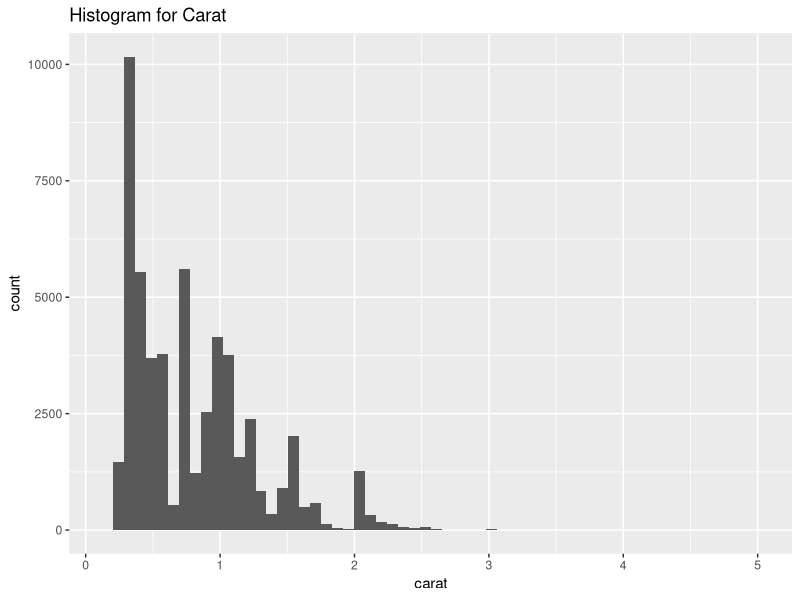
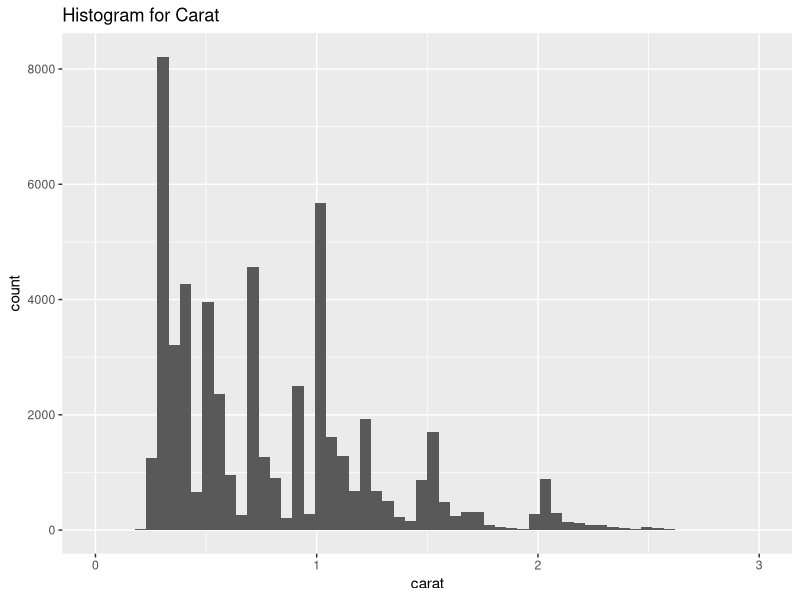
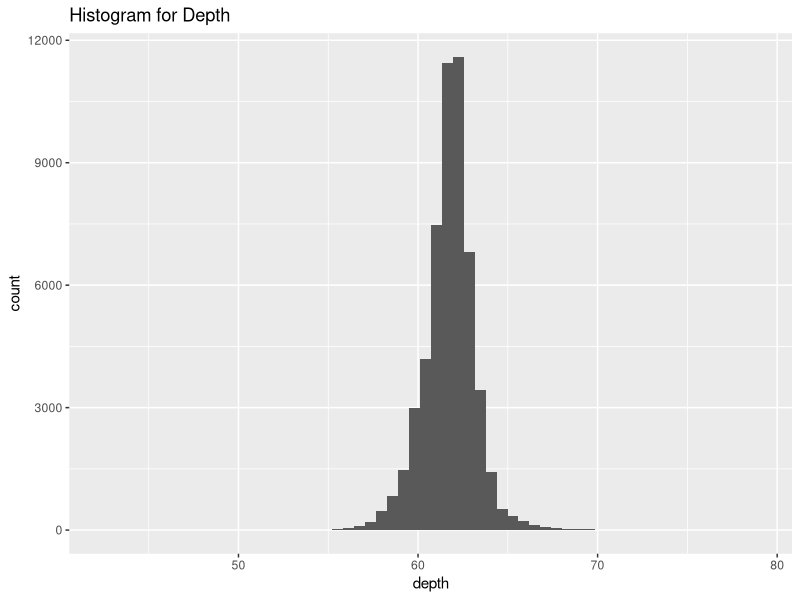
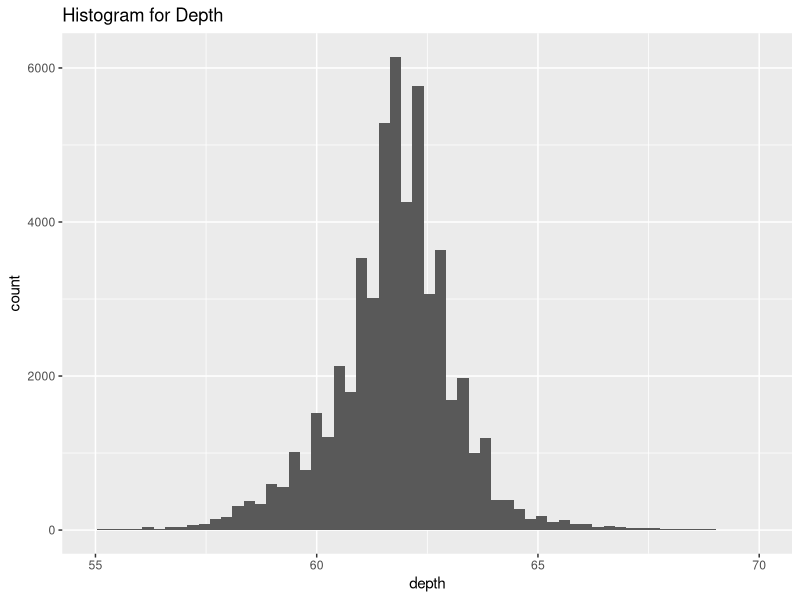
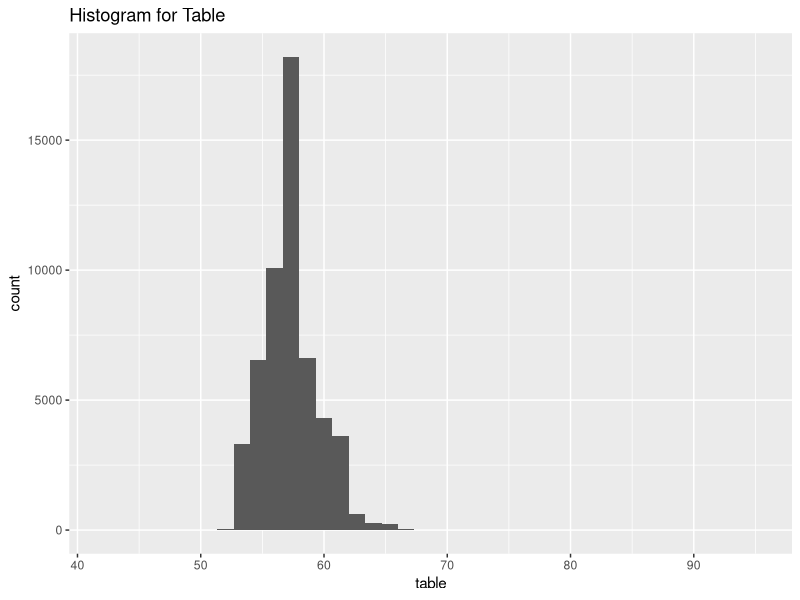
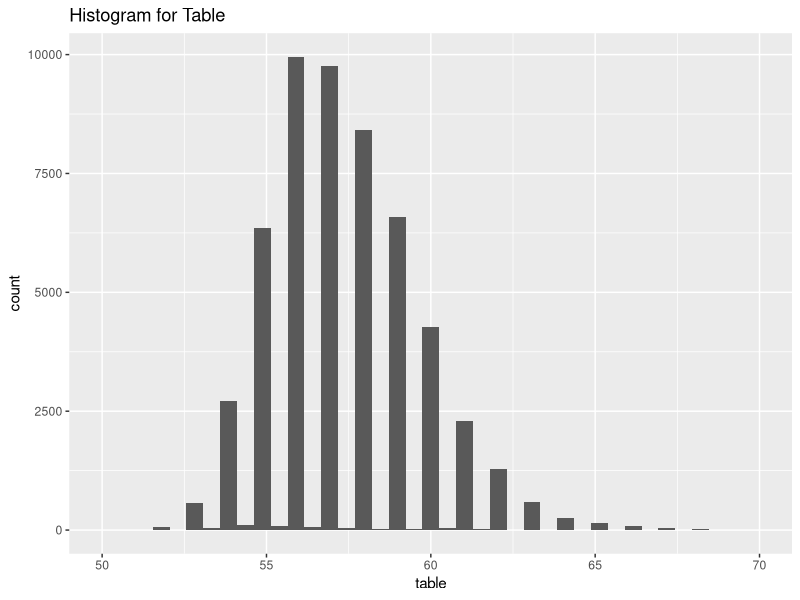
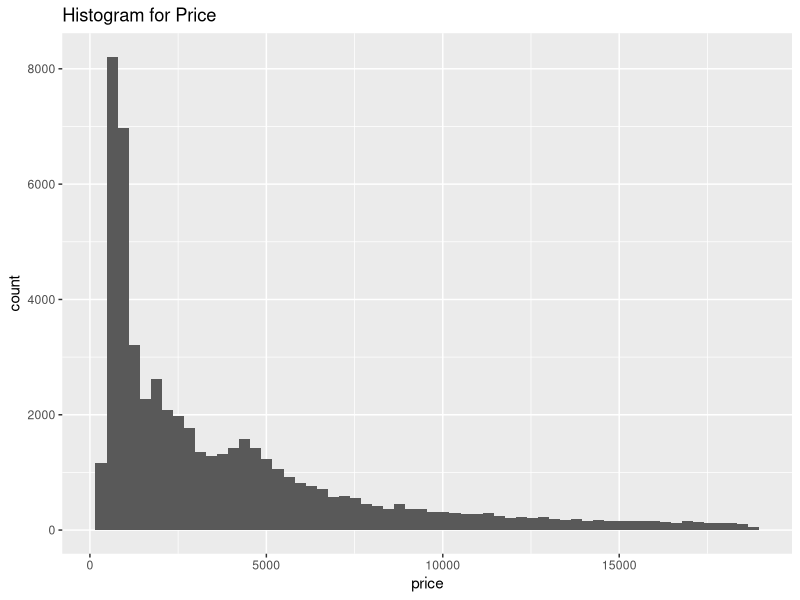
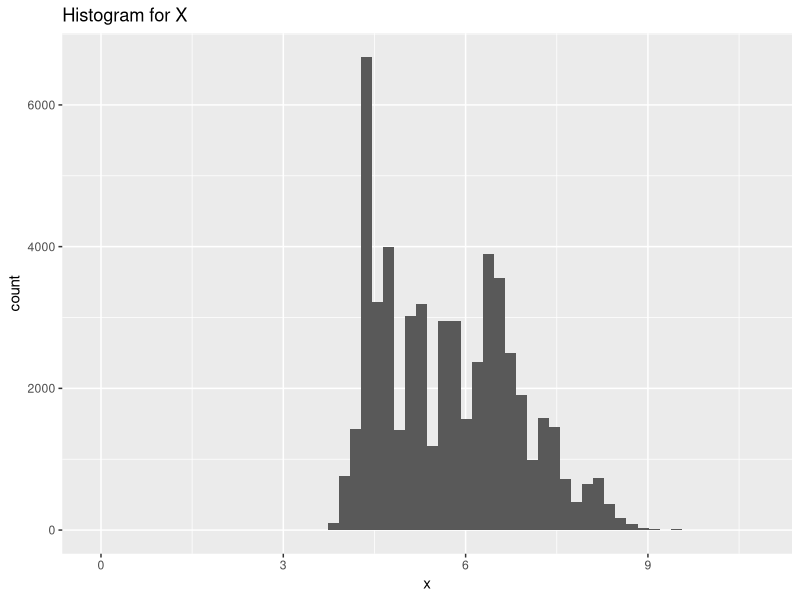

Generate these figures, in order, with R:
## ---- chunk 1
library(ggplot2) #use library() function to get the ggplot2 package that contains diamonds dataset
data("diamonds") #use data() function to get the diamonds dataset
str(diamonds)

# Q1 Create a histogram for every numeric column in the diamonds dataset.
#Parameter: a dataset diamonds
#Return: a histogram for every numeric column in the diamonds dataset

sapply(diamonds, class) #use sapply() function to determine the type of each column (numeric, factor, logical, etc.), we get the numeric columns are carat, depth, table, price, x, y, and z

#histogram for carat
carathistogram <- ggplot(diamonds,aes(carat)) #create the histogram for the numeric column carat
carathistogram + geom_histogram(bins = 60) + ggtitle("Histogram for Carat")
#plot the histogram for variable carat (the original histogram of carat)
carathistogram + geom_histogram(bins = 60) + ggtitle("Histogram for Carat") + xlim(0,3) #use xlim(0,3) to remove the outliers from the histogram for carat

#histogram for depth
depthhistogram <- ggplot(diamonds,aes(depth)) #create the histogram for the numeric column depth
depthhistogram + geom_histogram(bins = 60) + ggtitle("Histogram for Depth") #plot the histogram for variable depth (the original histogram of depth)
depthhistogram + geom_histogram(bins = 60) + ggtitle("Histogram for Depth") + xlim(55, 70) #use xlim(55,70) to remove the outliers from the histogram for depth

#histogram for table
tablehistogram <- ggplot(diamonds,aes(table)) #create the histogram for the numeric column table
tablehistogram + geom_histogram(bins = 40) + ggtitle("Histogram for Table") #plot the histogram for variable table (the original histogram of table)
tablehistogram + geom_histogram(bins = 40) + ggtitle("Histogram for Table") + xlim(50, 70) #use xlim(50,70) to remove the outliers from the histogram for table

#histogram for price
pricehistogram <- ggplot(diamonds,aes(price)) #create the histogram for the numeric column price
pricehistogram + geom_histogram(bins = 60) + ggtitle("Histogram for Price")
#plot the histogram for variable price 

#histogram for x
xhistogram <- ggplot(diamonds,aes(x)) #create the histogram for the numeric column x
xhistogram + geom_histogram(bins = 60) + ggtitle("Histogram for X") #plot the histogram for variable x (the original histogram of x)
xhistogram + geom_histogram(bins = 60) + ggtitle("Histogram for X") + xlim(3, 10) #use xlim(3,10) to remove the outliers from the histogram for x

#histogram for y
yhistogram <- ggplot(diamonds,aes(y)) #create the histogram for the numeric column y
yhistogram + geom_histogram(bins = 160) + ggtitle("Histogram for Y") #plot the histogram for variable y (the original histogram of y)
yhistogram + geom_histogram(bins = 160) + ggtitle("Histogram for Y") + xlim(3, 10) #use xlim(3,10) to remove the outliers from the histogram for y

#histogram for z
zhistogram <- ggplot(diamonds,aes(z)) #create the histogram for the numeric column z
zhistogram + geom_histogram(bins = 60) + ggtitle("Histogram for Z") #plot the histogram for variable z (the original histogram of z)
zhistogram + geom_histogram(bins = 60) + ggtitle("Histogram for Z") + xlim(2, 6) #use xlim(2,6) to remove the outliers from the histogram for z

#Comments: I do see your code works for this problem. But I just want to point out that you actually have better way to do this. One way should be filter out all the numeric variables and then use one loop draw the histograms for each. This way should be more clear and readable.

# Q2 Create a simple scatter plot of Weight (“Carat”) and Price using Color (the “Color” column in the diamonds dataframe) as a facet.
#Parameter: Weight (“Carat”) and Price of the diamonds dataset
#Return: a imple scatter plot of Weight (“Carat”) and Price 

scatterplot <- ggplot(diamonds, aes(x=carat, y=(price), colour=color)) 
#define  the variable scatterplot to be a ggplot object by using diamonds dataset, the x axis is Weight ("Carat"), the y axis is price, and the colour is color
scatterplot <- scatterplot + geom_point() + ggtitle("Diamonds - Weight to Price by Color") + theme(plot.title = element_text(color = "Blue", size = 14)) 
#plot a scatter plot for Weight ("Carat") and Price, use ggtitle() function to title the graph "Diamonds - Weight to Price by Color",  and use theme() function to edit the title
scatterplot <- scatterplot + xlab("Weight") + ylab("Price") + labs(colour = "factor(color)") #x-axis is "Weight" and y-axis is "Price"
print(scatterplot) #print the final scatter plot 

#Comments: This code works in this problem and I do see your understanding in the layer ploting thought in ggplot. But I suggest one better format that you can refer to 
ggplot(diamonds,aes(carat,price))+geom_point(aes(color=factor(color)))+labs(title="Diamonds-Weight to Price by Color",x='Weight',y='Price')

# Q3 Let’s remove the non-linearity and replot. Think about transforming both price and weight. Given that we are working with dollars (Price); the first transformation we might try is the natural log. Add the transformed columns to the dataframe and replot.

scatterlinear <- ggplot(diamonds, aes(x=log(carat), y=log(price), colour=color))
#define the variable scatterlinear to be a ggplot object by using diamonds dataset, the x axis is log(carat), the y axis is log(price), and the colour is color
scatterlinear <- scatterlinear + geom_point() + ggtitle("Diamonds - Weight to Price (Linear)") + theme(plot.title = element_text(color = "Blue", size = 14))
#plot a linear scatter plot for  Weight ("Carat") and Price, use ggtitle() function to title the graph "Diamonds - Weight to Price (Linear)",  and use theme() function to edit the title
scatterlinear <- scatterlinear + xlab("Weight") + ylab("Price") + labs(colour = "factor(color)") #x-axis is "Weight" and y-axis is "Price"
print(scatterlinear) #print the final scatter plot

# Q4 Remove the linear trend (create a linear model and use the transformed weight on the x-axis and the residuals on the y-axis). If there is a relationship that can be modeled with a linear regression model, then the residuals should be randomly distributed. The resulting plot visually indicates there is possibly some heteroscedasticity to manage.

linear <- lm(log(price) ~ log(carat), data = diamonds) #define a variable linear that fit a linear model of the log of price to the log of carat by using the diamonds dataset
residual <- resid(linear) #use resid() function to extract model residuals from the above linear model and assign the values to the variable residual
weightprice <- ggplot(diamonds, aes(x=log(carat), y=residual, colour=color)) 
#define the variable weightprice to be a ggplot object by using diamonds dataset, the x axis is log(carat), the y axis is residual, and the colour is color
weightprice <- weightprice + geom_point() + ggtitle("Diamonds - Weight to Price by Color") + theme(legend.position="top", plot.title = element_text(color = "Blue", size = 14)) 
#plot a linear scatter plot for  Weight and Price Residuals, use ggtitle() function to title the graph "Diamonds - Weight to Price by Color", and use theme() function to edit the title
weightprice <- weightprice+ xlab("Weight") + ylab("Price Residuals") + labs(colour = "factor(color)") #x-axis is "Weight" and y-axis is "Price Residuals"
print(weightprice) #print the final scatter plot

